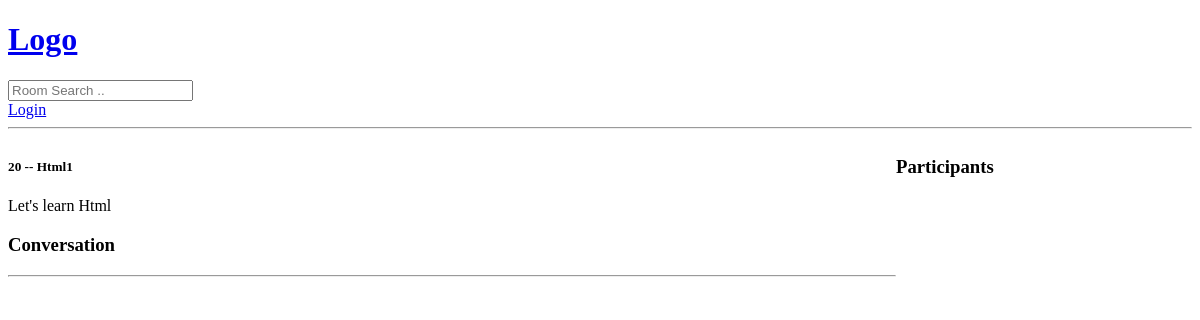
The page /room/20/ on the database as committed earlier.
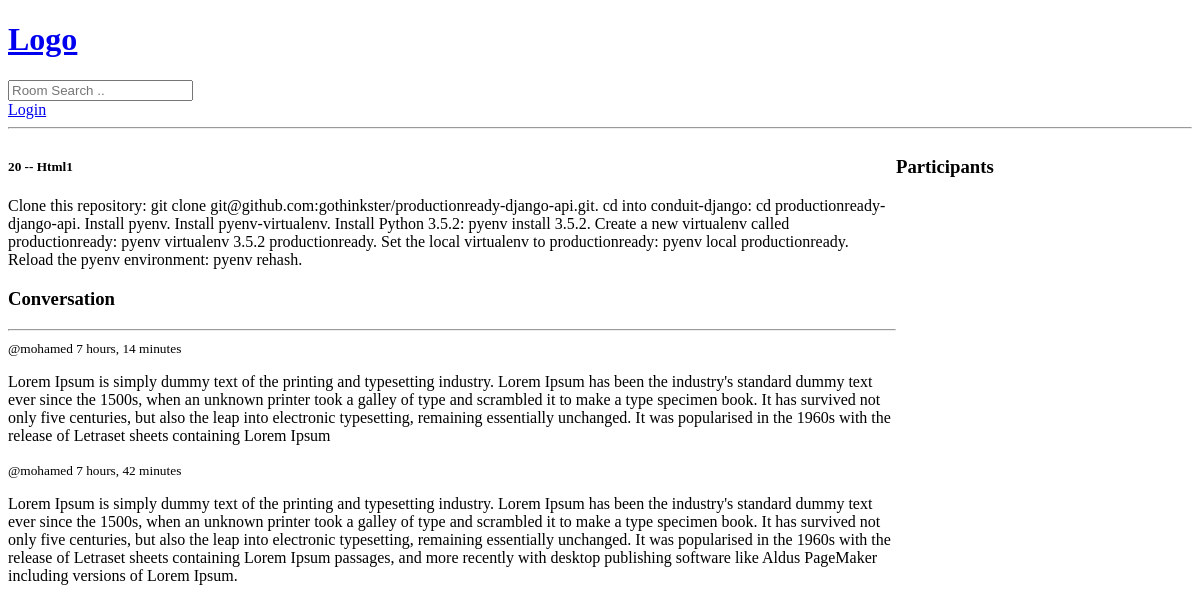
The same page on the database as committed later.
### base/models.py (models this page shows, shortened)
class Room(models.Model):
    topic = models.ForeignKey(Topic, on_delete=models.SET_NULL, null=True)
    host = models.ForeignKey(User, on_delete=models.SET_NULL, null=True)
    name = models.CharField(max_length=200)
    description = models.TextField()
    participants = models.ManyToManyField(User, related_name="participants", blank=True)
    updated = models.DateTimeField(auto_now_add=True)
    created = models.DateTimeField(auto_now=True)
    class Meta:
        ordering = ["-created",]

class Message(models.Model):
    user = models.ForeignKey(User, on_delete=models.CASCADE)
    room = models.ForeignKey(Room, on_delete=models.CASCADE)
    body = models.TextField()
    updated = models.DateTimeField(auto_now_add=True)
    created = models.DateTimeField(auto_now=True)
    class Meta:
        ordering = ["-created", ]

### base/views.py (the view, shortened to what this page needs)
# urls.py: path('room/<int:id>/', views.room, name='room'),
def room(request, id):
    single_room = Room.objects.get(id=id)
    room_messages = single_room.message_set.all()
    participants = single_room.participants.all()
    context = {"room": single_room, "room_messages": room_messages,"participants": participants}
    return render(request, 'base/room.html', context)

### base/templates/base/room.html (shortened to what this page needs)
{% extends 'main.html' %}
{% block content%}
<div class="room-container">
       <div>
              <h5>{{room.id}} -- {{room.name}} </h5>
              <p>{{room.description}}</p>
              <div class="comment-wrapper">
                     <h3>Conversation</h3>
                     <hr>
                     {% for message in room_messages %}
                     <div>
                            <small> @{{message.user}} {{message.created | timesince}} </small>
                            <p>{{message.body}}</p>
                     </div>
                     {% endfor%}
              </div>
       </div>
       <div>
          <h3>Participants</h3>
       </div>
</div>
{% endblock %}

Rows that differ between the two databases and show on the page:
changed Room "Html1": description "Let's learn Html" → "Clone this repository: git clone git@github.com:gothinkster/productionready-django-api.git. cd into conduit-django: cd productionready-django-api. Install pyenv. Install pyenv-virtualenv. Install Python 3.5.2: pyenv install 3.5.2. Create a new virtualenv called productionready: pyenv virtualenv 3.5.2 productionready. Set the local virtualenv to productionready: pyenv local productionready. Reload the pyenv environment: pyenv rehash."
added Message: user "mohamed", created "7 hours, 14 minutes", body "Lorem Ipsum is simply dummy text of the printing and typesetting industry. Lorem Ipsum has been the industry's standard dummy text ever since the 1500s, when an unknown printer took a galley of type and scrambled it to make a type specimen book. It has survived not only five centuries, but also the leap into electronic typesetting, remaining essentially unchanged. It was popularised in the 1960s with the release of Letraset sheets containing Lorem Ipsum"
added Message: user "mohamed", created "7 hours, 42 minutes", body "Lorem Ipsum is simply dummy text of the printing and typesetting industry. Lorem Ipsum has been the industry's standard dummy text ever since the 1500s, when an unknown printer took a galley of type and scrambled it to make a type specimen book. It has survived not only five centuries, but also the leap into electronic typesetting, remaining essentially unchanged. It was popularised in the 1960s with the release of Letraset sheets containing Lorem Ipsum passages, and more recently with desktop publishing software like Aldus PageMaker including versions of Lorem Ipsum."
